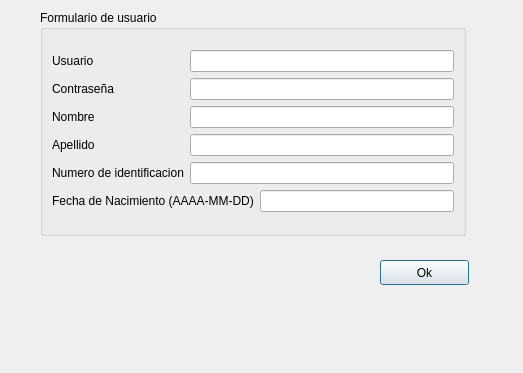
<?xml version="1.0" encoding="UTF-8"?>
<ui version="4.0">
 <class>Crear_usr</class>
 <widget class="QDialog" name="Crear_usr">
  <property name="geometry">
   <rect>
    <x>0</x>
    <y>0</y>
    <width>523</width>
    <height>373</height>
   </rect>
  </property>
  <property name="windowTitle">
   <string>Formulario_usr</string>
  </property>
  <widget class="QGroupBox" name="groupBox">
   <property name="geometry">
    <rect>
     <x>40</x>
     <y>10</y>
     <width>426</width>
     <height>226</height>
    </rect>
   </property>
   <property name="title">
    <string>Formulario de usuario</string>
   </property>
   <layout class="QGridLayout" name="gridLayout_3">
    <item row="0" column="0">
     <layout class="QGridLayout" name="gridLayout_2">
      <item row="3" column="1" colspan="2">
       <widget class="QLineEdit" name="lineEdit_3"/>
      </item>
      <item row="4" column="0">
       <widget class="QLabel" name="label_4">
        <property name="text">
         <string>Numero de identificacion</string>
        </property>
       </widget>
      </item>
      <item row="4" column="1" colspan="2">
       <widget class="QLineEdit" name="lineEdit_5"/>
      </item>
      <item row="5" column="0" colspan="2">
       <widget class="QLabel" name="label_6">
        <property name="text">
         <string>Fecha de Nacimiento (AAAA-MM-DD)</string>
        </property>
       </widget>
      </item>
      <item row="1" column="1" colspan="2">
       <widget class="QLineEdit" name="lineEdit_2"/>
      </item>
      <item row="1" column="0">
       <widget class="QLabel" name="label_3">
        <property name="text">
         <string>Contraseña</string>
        </property>
       </widget>
      </item>
      <item row="3" column="0">
       <widget class="QLabel" name="label_2">
        <property name="text">
         <string>Apellido</string>
        </property>
       </widget>
      </item>
      <item row="5" column="2">
       <widget class="QLineEdit" name="lineEdit_6"/>
      </item>
      <item row="0" column="0">
       <widget class="QLabel" name="label_5">
        <property name="enabled">
         <bool>true</bool>
        </property>
        <property name="text">
         <string>Usuario</string>
        </property>
       </widget>
      </item>
      <item row="0" column="1" colspan="2">
       <widget class="QLineEdit" name="lineEdit"/>
      </item>
      <item row="2" column="1" colspan="2">
       <widget class="QLineEdit" name="lineEdit_4"/>
      </item>
      <item row="2" column="0">
       <widget class="QLabel" name="label">
        <property name="text">
         <string>Nombre </string>
        </property>
       </widget>
      </item>
     </layout>
    </item>
   </layout>
  </widget>
  <widget class="QPushButton" name="Ok">
   <property name="geometry">
    <rect>
     <x>380</x>
     <y>260</y>
     <width>89</width>
     <height>25</height>
    </rect>
   </property>
   <property name="text">
    <string>Ok</string>
   </property>
  </widget>
 </widget>
 <resources/>
 <connections/>
</ui>
